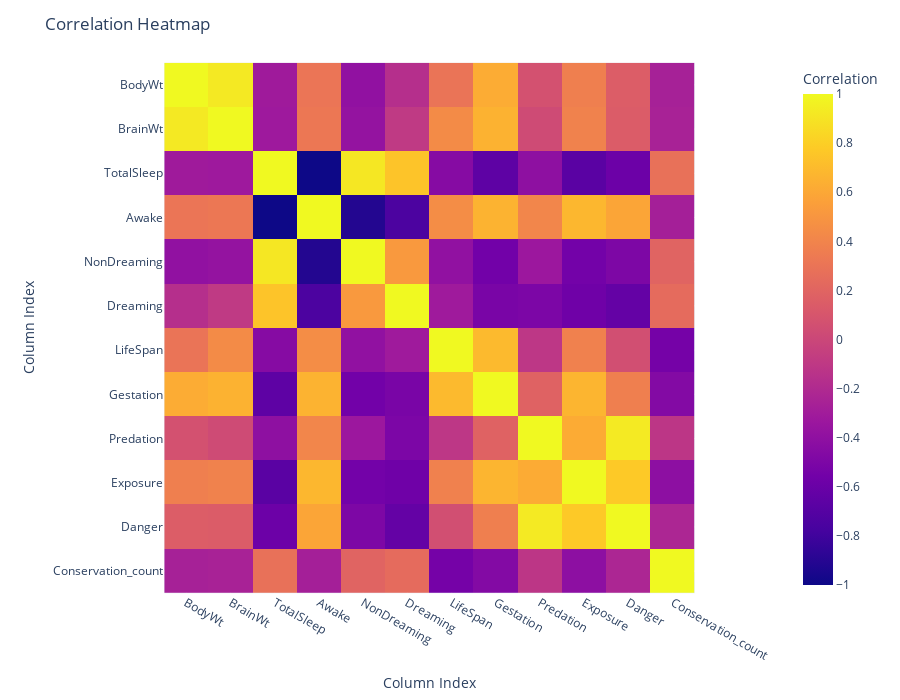

Here is the notebook cell this chart was saved with:
### Code cell
# Create the heatmap
fig2 = px.imshow(correlation_matrix, labels=dict(x="Column Index", y="Column Index"))

# Customize the heatmap (optional)
fig2.update_layout(
    title="Correlation Heatmap",
    xaxis_title="Column Index",
    yaxis_title="Column Index",
    coloraxis_colorbar=dict(title="Correlation"),
    width=900,  # Adjust width as needed
    height=700  # Adjust height as needed
)

# Show the plot
fig2.show()

### Figure 1 — Plotly figure (JSON) as saved in the notebook; plotly's stock layout.template omitted (floating-point values rounded to 4 significant figures; data arrays with more than 128 entries replaced by an {"elided": "..."} marker saying what was removed)
{"data": [{"coloraxis": "coloraxis", "hovertemplate": "Column Index: %{x}<br>Column Index: %{y}<br>color: %{z}<extra></extra>", "name": "0", "type": "heatmap", "x": ["BodyWt", "BrainWt", "TotalSleep", "Awake", "NonDreaming", "Dreaming", "LifeSpan", "Gestation", "Predation", "Exposure", "Danger", "Conservation_count"], "xaxis": "x", "y": ["BodyWt", "BrainWt", "TotalSleep", "Awake", "NonDreaming", "Dreaming", "LifeSpan", "Gestation", "Predation", "Exposure", "Danger", "Conservation_count"], "yaxis": "y", "z": {"elided": "12x12 float values"}}], "layout": {"coloraxis": {"colorbar": {"title": {"text": "Correlation"}}, "colorscale": [[0, "#0d0887"], [0.1111, "#46039f"], [0.2222, "#7201a8"], [0.3333, "#9c179e"], [0.4444, "#bd3786"], [0.5556, "#d8576b"], [0.6667, "#ed7953"], [0.7778, "#fb9f3a"], [0.8889, "#fdca26"], [1, "#f0f921"]]}, "height": 700, "margin": {"t": 60}, "title": {"text": "Correlation Heatmap"}, "width": 900, "xaxis": {"anchor": "y", "autorange": true, "constrain": "domain", "domain": [0.1205, 0.8795], "range": [-0.5, 11.5], "scaleanchor": "y", "title": {"text": "Column Index"}, "type": "category"}, "yaxis": {"anchor": "x", "autorange": true, "constrain": "domain", "domain": [0, 1], "range": [11.5, -0.5], "title": {"text": "Column Index"}, "type": "category"}}}
